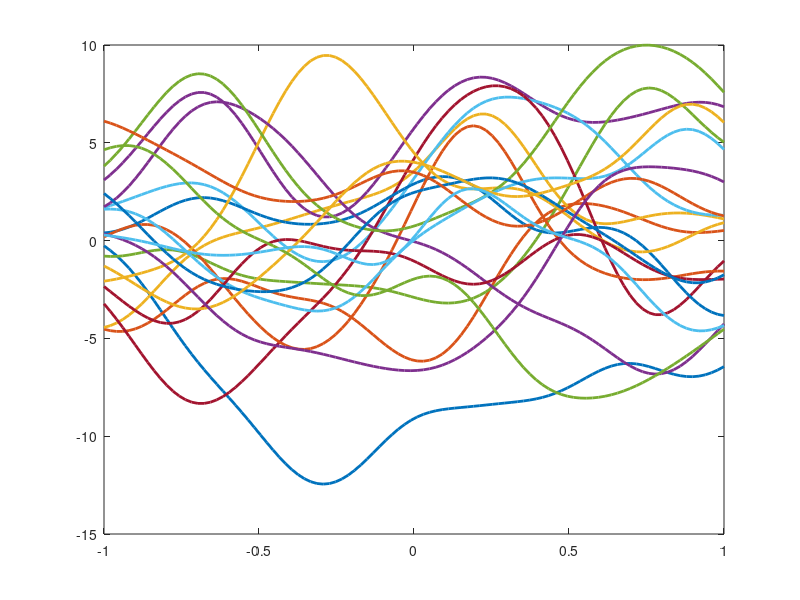

MATLAB code to generate this figure:
clc
clear
close all
set(0,'DefaultLineLineWidth',2)
%
rng(5)
%
Nic=2000; %number of different functions (samples)
%
Nx=100; %number of points in the input grid (where I evaluate the function)
Ny=100; %number of points in the output grid (where I evaluate the function)
%
x0=-1; xf=1;
xx=linspace(x0,xf,Nx)';
yy=linspace(x0,xf,Ny)';
DX=xf-x0;
%
ff=zeros(Nx,Nic);
G=zeros(Nx,Nic);
Reac=-1;
nu=0.1;
Trasp=0.4;
Phase=0;
for kic=1:Nic
    %clc
    kic/Nic
    % oms=2*pi*(2*rand(1)-1);
    % As=(2*rand(1)-1);
    % ps=2*pi*rand(1);
    % omc=2*pi*(2*rand(1)-1);
    % Ac=(2*rand(1)-1);
    % pc=2*pi*rand(1);
    %
    ss=50*rand(1,200)/DX;
    mu=x0+DX.*rand(1,200);
    ww=(2*rand(200,1)-1);
    a0=2*rand(1,1)-1;
    a1=2*rand(1,1)-1;
    a2=2*rand(1,1)-1; 
    %f2=@(x) As*sin(oms*x+pc)+Ac*cos(omc*x+ps)+a0+a1*x+a2*x.^2+a3*x.^3+tanh(aa*(x-cc));
    %fx=@(x) As*oms*cos(oms*x+pc)-Ac*omc*sin(omc*x+ps)+a1+2*a2*x+3*a3*x.^2+aa*sech(aa*(x-cc)).^2;
    f=@(x) exp(-ss.*(x-mu).^2)*ww+a0+a1*x+a2*x.^2;
    %f2=@(x) -sqrt(pi)*erf(sqrt(ss).*(mu-x))./(2*sqrt(ss))*ww+a0*x+a1*x.^2/2+a2*x.^3/3;
    fx=@(x) (-2*ss.*(x-mu).*exp(-ss.*(x-mu).^2))*ww+a1+2*a2*x;
    fxx=@(x) ( exp(-ss.*(x-mu).^2).*((-2*ss.*(x-mu)).^2-2*ss)  )*ww+2*a2;
    ff(:,kic)=f(xx);
    G(:,kic)=nu*fxx(yy)+Trasp*fx(yy)+Reac*f(yy)+Phase*(f(yy)-f(yy).^3);
end
ntrain=round(Nic*80/100);
ntrain2=round(Nic*15/100);
II=randperm(Nic,ntrain);
II2=randperm(Nic,ntrain2);
%
G_train=G(:,II);
ff_train=ff(:,II);
G_train_few=G(:,II2);
ff_train_few=ff(:,II2);
%
G_test=G;
G_test(:,II)=[];
ff_test=ff;
ff_test(:,II)=[];
G_test_few=G;
G_test_few(:,II2)=[];
ff_test_few=ff;
ff_test_few(:,II2)=[];
%
%
figure(20)
plot(xx,ff(:,1:min(20,Nic)))
%
save('data_DiffReac','G_train','G_test','ff_train','ff_test',...
    'G_train_few','G_test_few','ff_train_few','ff_test_few',...
    'xx','yy','ff','G','Nic','DX','ntrain','Nx','Ny','x0','xf')

%%%%%%%%%%%%%
%for python%
%#unaligned
%# size branch (samples,grid), size trunk (samples,sizeinp)
%# size output (samples,1)
%#just triple

ks=0;
np=length(II);
Gp_train=zeros(Nx*np,1);
ffp_train=zeros(Nx*np,Nx);
yyp_train=zeros(Nx*np,1);

for s=1:np
    for k=1:Nx
        ks=ks+1;
        Gp_train(ks,1)=G_train(k,s);
        ffp_train(ks,:)=ff_train(:,s)';
        yyp_train(ks,1)=yy(k);
    end
end

ks=0;
np_inv=Nic-length(II);
Gp_test=zeros(Nx*np_inv,1);
ffp_test=zeros(Nx*np_inv,Nx);
yyp_test=zeros(Nx*np_inv,1);

for s=1:np_inv
    for k=1:Nx
        ks=ks+1;
        Gp_test(ks,1)=G_test(k,s);
        ffp_test(ks,:)=ff_test(:,s)';
        yyp_test(ks,1)=yy(k);
    end
end

ks=0;
np2=length(II2);
Gp_train_few=zeros(Nx*np2,1);
ffp_train_few=zeros(Nx*np2,Nx);
yyp_train_few=zeros(Nx*np2,1);

for s=1:np2
    for k=1:Nx
        ks=ks+1;
        Gp_train_few(ks,1)=G_train_few(k,s);
        ffp_train_few(ks,:)=ff_train_few(:,s)';
        yyp_train_few(ks,1)=yy(k);
    end
end

ks=0;
np2_inv=Nic-length(II2);
Gp_test_few=zeros(Nx*np2_inv,1);
ffp_test_few=zeros(Nx*np2_inv,Nx);
yyp_test_few=zeros(Nx*np2_inv,1);

for s=1:np2_inv
    for k=1:Nx
        ks=ks+1;
        Gp_test_few(ks,1)=G_test_few(k,s);
        ffp_test_few(ks,:)=ff_test_few(:,s)';
        yyp_test_few(ks,1)=yy(k);
    end
end


save('data_DiffReac_forpython','Gp_train','Gp_test','ffp_train','ffp_test',...
    'Gp_train_few','Gp_test_few','ffp_train_few','ffp_test_few',...
    'xx','yyp_train','yyp_test','yyp_train_few','yyp_test_few','yy','ff','G','Nic','DX','ntrain','ntrain2','Nx','Ny','x0','xf','np','np2')